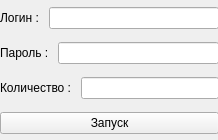
<?xml version="1.0" encoding="UTF-8"?>
<ui version="4.0">
 <class>MainWindow</class>
 <widget class="QMainWindow" name="MainWindow">
  <property name="geometry">
   <rect>
    <x>0</x>
    <y>0</y>
    <width>218</width>
    <height>140</height>
   </rect>
  </property>
  <property name="windowTitle">
   <string>Обращения</string>
  </property>
  <widget class="QWidget" name="centralwidget">
   <widget class="QWidget" name="verticalLayoutWidget">
    <property name="geometry">
     <rect>
      <x>0</x>
      <y>0</y>
      <width>219</width>
      <height>141</height>
     </rect>
    </property>
    <layout class="QVBoxLayout" name="verticalLayout">
     <item>
      <layout class="QHBoxLayout" name="horizontalLayout">
       <item>
        <widget class="QLabel" name="label">
         <property name="text">
          <string>Логин : </string>
         </property>
        </widget>
       </item>
       <item>
        <widget class="QLineEdit" name="loginEdit"/>
       </item>
      </layout>
     </item>
     <item>
      <layout class="QHBoxLayout" name="horizontalLayout_2">
       <item>
        <widget class="QLabel" name="label_2">
         <property name="text">
          <string>Пароль : </string>
         </property>
        </widget>
       </item>
       <item>
        <widget class="QLineEdit" name="passEdit"/>
       </item>
      </layout>
     </item>
     <item>
      <layout class="QHBoxLayout" name="horizontalLayout_3">
       <item>
        <widget class="QLabel" name="label_3">
         <property name="text">
          <string>Количество : </string>
         </property>
        </widget>
       </item>
       <item>
        <widget class="QLineEdit" name="countEdit"/>
       </item>
      </layout>
     </item>
     <item>
      <widget class="QPushButton" name="btnBrowse">
       <property name="text">
        <string>Запуск</string>
       </property>
      </widget>
     </item>
    </layout>
   </widget>
  </widget>
 </widget>
 <resources/>
 <connections/>
</ui>
